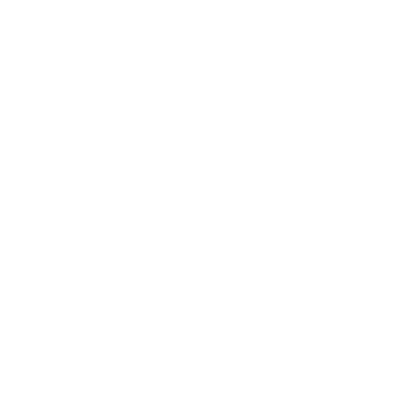
Frame 1 (no input)
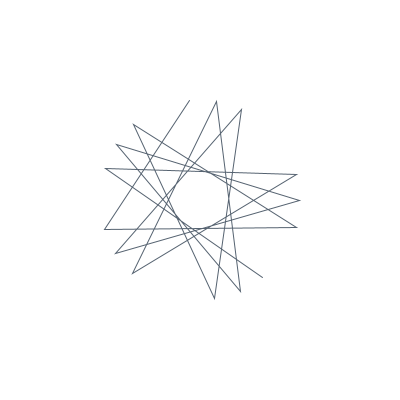
Frame 60 (the mouse pressed at the canvas centre just before this capture)
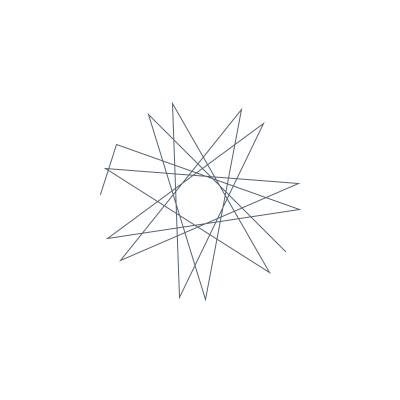
Frame 120 (the mouse held since frame 60 and released just before this capture)

The Processing sketch that drew these frames (run headless with seeded random() and noise(); from frame 60 on, the mouse is pressed at the canvas centre):

// Processing sketch: processing_51234
// ── processing_51234.pde

Point[] pts = new Point[30]; 
int count = 0;
float scalar = 100.0;
float angle = 0.0;
float speed = 0.5;
float offset = 0;
int j = 0;

class Point{
    float x;
    float y;
    Point(float _x, float _y){ 
      x = _x;
      y = _y; 
    }
}

void setup(){
    size(400, 400);
    smooth();
    frameRate(60);
}

void draw(){ 
  background(255);
  stroke(#556270);
  fill(200,0);
  beginShape();
  for(int i = 0; i<pts.length; i++){
  if(pts[i] != null) {
  vertex(pts[i].x, pts[i].y);
} 
 
}

endShape(); 

    if(count > 14){
    count = 0; 
}
    strokeWeight(1);
    float y1 = offset+sin(angle)*scalar;
    float y2 = offset+cos(angle)*scalar;
    Point newPoint = new Point(y1+width/2, y2+height/2); 
    pts[count] = newPoint;
    count++;
    angle+=speed;
    j++;
    if (j >= 300) {
      j-=300;
    }
    
    if (keyPressed == true) {
      speed /= 2;
    } else {
      speed = 10+mouseX;
    }
    



}



                                
